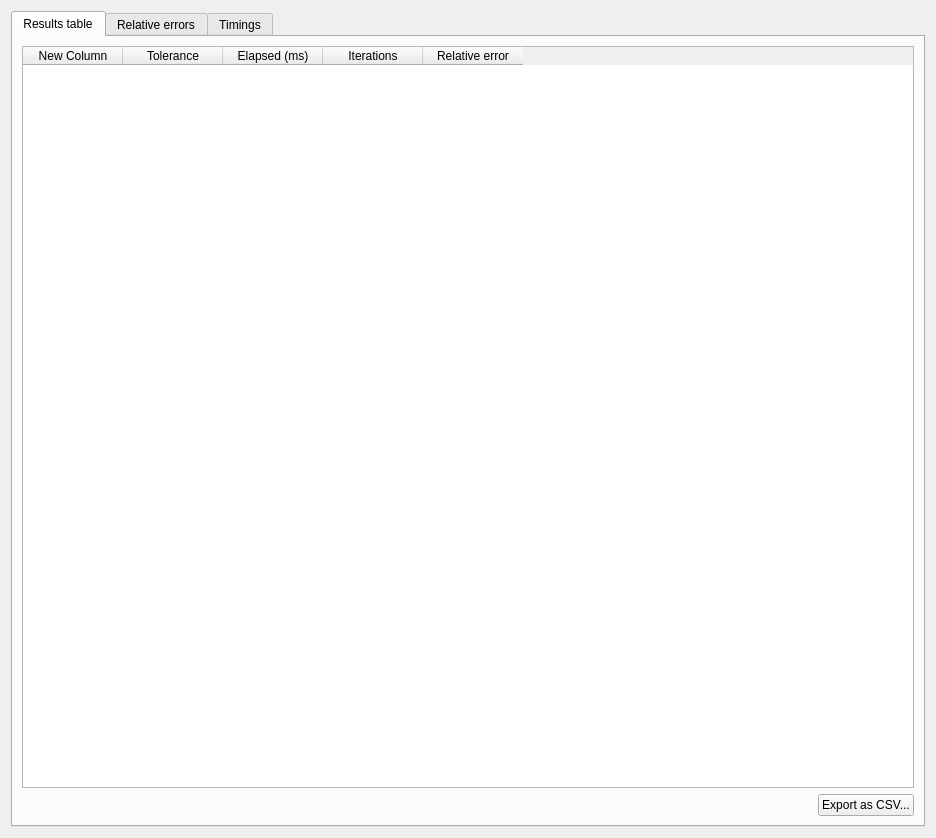
<?xml version="1.0" encoding="UTF-8"?>
<ui version="4.0">
 <class>Chart</class>
 <widget class="QWidget" name="Chart">
  <property name="geometry">
   <rect>
    <x>0</x>
    <y>0</y>
    <width>936</width>
    <height>838</height>
   </rect>
  </property>
  <property name="windowTitle">
   <string>Form</string>
  </property>
  <layout class="QVBoxLayout" name="verticalLayout">
   <item>
    <layout class="QVBoxLayout" name="verticalLayout_2">
     <item>
      <widget class="QTabWidget" name="tabWidget">
       <property name="currentIndex">
        <number>0</number>
       </property>
       <widget class="QWidget" name="tab">
        <attribute name="title">
         <string>Results table</string>
        </attribute>
        <layout class="QVBoxLayout" name="verticalLayout_4">
         <item>
          <widget class="QTableWidget" name="tableResults">
           <column>
            <property name="text">
             <string>New Column</string>
            </property>
           </column>
           <column>
            <property name="text">
             <string>Tolerance</string>
            </property>
           </column>
           <column>
            <property name="text">
             <string>Elapsed (ms)</string>
            </property>
           </column>
           <column>
            <property name="text">
             <string>Iterations</string>
            </property>
           </column>
           <column>
            <property name="text">
             <string>Relative error</string>
            </property>
           </column>
          </widget>
         </item>
         <item>
          <layout class="QHBoxLayout" name="horizontalLayout_3">
           <item>
            <spacer name="horizontalSpacer">
             <property name="orientation">
              <enum>Qt::Horizontal</enum>
             </property>
             <property name="sizeHint" stdset="0">
              <size>
               <width>40</width>
               <height>20</height>
              </size>
             </property>
            </spacer>
           </item>
           <item>
            <widget class="QPushButton" name="exportCsvButton">
             <property name="text">
              <string>Export as CSV...</string>
             </property>
            </widget>
           </item>
          </layout>
         </item>
        </layout>
       </widget>
       <widget class="QWidget" name="tabError">
        <attribute name="title">
         <string>Relative errors</string>
        </attribute>
        <layout class="QHBoxLayout" name="horizontalLayout_5">
         <item>
          <widget class="QFrame" name="frameError">
           <property name="frameShape">
            <enum>QFrame::StyledPanel</enum>
           </property>
           <property name="frameShadow">
            <enum>QFrame::Raised</enum>
           </property>
          </widget>
         </item>
        </layout>
       </widget>
       <widget class="QWidget" name="tabTime">
        <attribute name="title">
         <string>Timings</string>
        </attribute>
        <layout class="QHBoxLayout" name="horizontalLayout_2">
         <item>
          <widget class="QFrame" name="frameTime">
           <property name="frameShape">
            <enum>QFrame::StyledPanel</enum>
           </property>
           <property name="frameShadow">
            <enum>QFrame::Raised</enum>
           </property>
          </widget>
         </item>
        </layout>
       </widget>
      </widget>
     </item>
    </layout>
   </item>
  </layout>
 </widget>
 <resources/>
 <connections/>
</ui>
